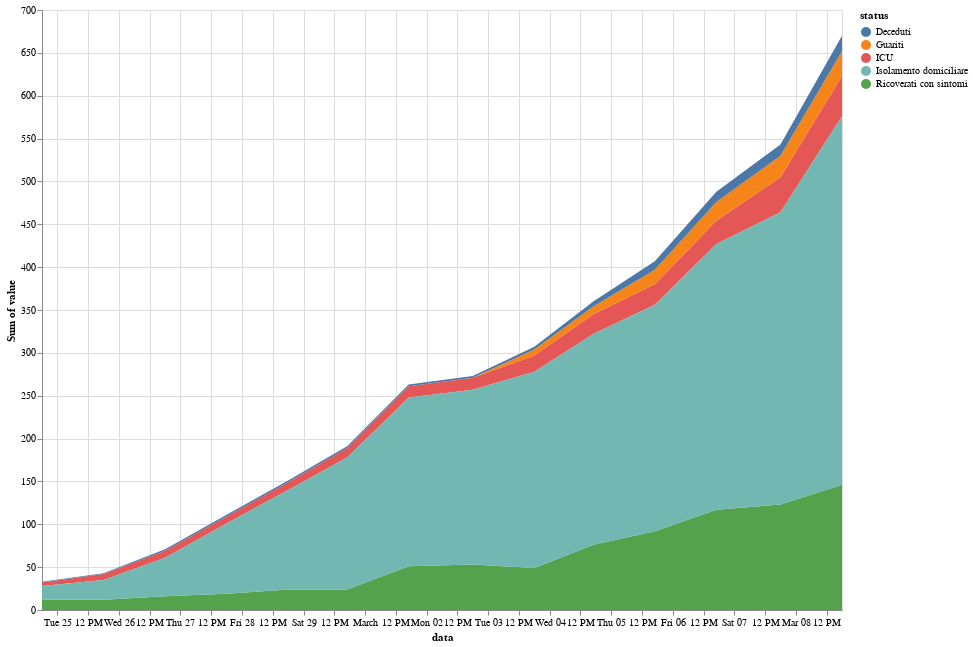

Notebook cell for this chart:
### Code cell
fields = ['Ricoverati con sintomi', 'ICU', 'Isolamento domiciliare', 'Guariti', 'Deceduti']
alt.Chart(regions_df[(regions_df.status.isin(fields)) & (regions_df.regione == 'Veneto')]).mark_area().encode(
    y='sum(value)',
    x='data:T',
    color='status:N'
).properties(
    height=600,
    width=800
).interactive()

### Figure 1 — Vega-Lite specification as saved in the notebook (floating-point values rounded to 4 significant figures)
{"config": {"view": {"continuousWidth": 400, "continuousHeight": 300}}, "data": {"name": "data-88caf4f139b7600f473c52cb59e4d529"}, "mark": "area", "encoding": {"color": {"type": "nominal", "field": "status"}, "x": {"type": "temporal", "field": "data"}, "y": {"type": "quantitative", "aggregate": "sum", "field": "value"}}, "height": 600, "selection": {"selector001": {"type": "interval", "bind": "scales", "encodings": ["x", "y"]}}, "width": 800, "$schema": "https://vega.github.io/schema/vega-lite/v4.0.2.json", "datasets": {"data-88caf4f139b7600f473c52cb59e4d529": [{"data": "2020-02-24T18:00:00", "stato": "ITA", "codice_regione": 5, "regione": "Veneto", "lat": 45.43, "long": 12.34, "status": "Ricoverati con sintomi", "value": 12}, {"data": "2020-02-25T18:00:00", "stato": "ITA", "codice_regione": 5, "regione": "Veneto", "lat": 45.43, "long": 12.34, "status": "Ricoverati con sintomi", "value": 12}, {"data": "2020-02-26T18:00:00", "stato": "ITA", "codice_regione": 5, "regione": "Veneto", "lat": 45.43, "long": 12.34, "status": "Ricoverati con sintomi", "value": 16}, {"data": "2020-02-27T18:00:00", "stato": "ITA", "codice_regione": 5, "regione": "Veneto", "lat": 45.43, "long": 12.34, "status": "Ricoverati con sintomi", "value": 19}, {"data": "2020-02-28T18:00:00", "stato": "ITA", "codice_regione": 5, "regione": "Veneto", "lat": 45.43, "long": 12.34, "status": "Ricoverati con sintomi", "value": 24}, {"data": "2020-02-29T17:00:00", "stato": "ITA", "codice_regione": 5, "regione": "Veneto", "lat": 45.43, "long": 12.34, "status": "Ricoverati con sintomi", "value": 24}, {"data": "2020-03-01T17:00:00", "stato": "ITA", "codice_regione": 5, "regione": "Veneto", "lat": 45.43, "long": 12.34, "status": "Ricoverati con sintomi", "value": 51}, {"data": "2020-03-02T18:00:00", "stato": "ITA", "codice_regione": 5, "regione": "Veneto", "lat": 45.43, "long": 12.34, "status": "Ricoverati con sintomi", "value": 53}, {"data": "2020-03-03T18:00:00", "stato": "ITA", "codice_regione": 5, "regione": "Veneto", "lat": 45.43, "long": 12.34, "status": "Ricoverati con sintomi", "value": 49}, {"data": "2020-03-04T17:00:00", "stato": "ITA", "codice_regione": 5, "regione": "Veneto", "lat": 45.43, "long": 12.34, "status": "Ricoverati con sintomi", "value": 76}, {"data": "2020-03-05T17:00:00", "stato": "ITA", "codice_regione": 5, "regione": "Veneto", "lat": 45.43, "long": 12.34, "status": "Ricoverati con sintomi", "value": 92}, {"data": "2020-03-06T17:00:00", "stato": "ITA", "codice_regione": 5, "regione": "Veneto", "lat": 45.43, "long": 12.34, "status": "Ricoverati con sintomi", "value": 117}, {"data": "2020-03-07T18:00:00", "stato": "ITA", "codice_regione": 5, "regione": "Veneto", "lat": 45.43, "long": 12.34, "status": "Ricoverati con sintomi", "value": 123}, {"data": "2020-03-08T18:00:00", "stato": "ITA", "codice_regione": 5, "regione": "Veneto", "lat": 45.43, "long": 12.34, "status": "Ricoverati con sintomi", "value": 146}, {"data": "2020-02-24T18:00:00", "stato": "ITA", "codice_regione": 5, "regione": "Veneto", "lat": 45.43, "long": 12.34, "status": "ICU", "value": 4}, {"data": "2020-02-25T18:00:00", "stato": "ITA", "codice_regione": 5, "regione": "Veneto", "lat": 45.43, "long": 12.34, "status": "ICU", "value": 7}, {"data": "2020-02-26T18:00:00", "stato": "ITA", "codice_regione": 5, "regione": "Veneto", "lat": 45.43, "long": 12.34, "status": "ICU", "value": 8}, {"data": "2020-02-27T18:00:00", "stato": "ITA", "codice_regione": 5, "regione": "Veneto", "lat": 45.43, "long": 12.34, "status": "ICU", "value": 8}, {"data": "2020-02-28T18:00:00", "stato": "ITA", "codice_regione": 5, "regione": "Veneto", "lat": 45.43, "long": 12.34, "status": "ICU", "value": 9}, {"data": "2020-02-29T17:00:00", "stato": "ITA", "codice_regione": 5, "regione": "Veneto", "lat": 45.43, "long": 12.34, "status": "ICU", "value": 11}, {"data": "2020-03-01T17:00:00", "stato": "ITA", "codice_regione": 5, "regione": "Veneto", "lat": 45.43, "long": 12.34, "status": "ICU", "value": 13}, {"data": "2020-03-02T18:00:00", "stato": "ITA", "codice_regione": 5, "regione": "Veneto", "lat": 45.43, "long": 12.34, "status": "ICU", "value": 14}, {"data": "2020-03-03T18:00:00", "stato": "ITA", "codice_regione": 5, "regione": "Veneto", "lat": 45.43, "long": 12.34, "status": "ICU", "value": 19}, {"data": "2020-03-04T17:00:00", "stato": "ITA", "codice_regione": 5, "regione": "Veneto", "lat": 45.43, "long": 12.34, "status": "ICU", "value": 23}, {"data": "2020-03-05T17:00:00", "stato": "ITA", "codice_regione": 5, "regione": "Veneto", "lat": 45.43, "long": 12.34, "status": "ICU", "value": 24}, {"data": "2020-03-06T17:00:00", "stato": "ITA", "codice_regione": 5, "regione": "Veneto", "lat": 45.43, "long": 12.34, "status": "ICU", "value": 27}, {"data": "2020-03-07T18:00:00", "stato": "ITA", "codice_regione": 5, "regione": "Veneto", "lat": 45.43, "long": 12.34, "status": "ICU", "value": 41}, {"data": "2020-03-08T18:00:00", "stato": "ITA", "codice_regione": 5, "regione": "Veneto", "lat": 45.43, "long": 12.34, "status": "ICU", "value": 47}, {"data": "2020-02-24T18:00:00", "stato": "ITA", "codice_regione": 5, "regione": "Veneto", "lat": 45.43, "long": 12.34, "status": "Isolamento domiciliare", "value": 16}, {"data": "2020-02-25T18:00:00", "stato": "ITA", "codice_regione": 5, "regione": "Veneto", "lat": 45.43, "long": 12.34, "status": "Isolamento domiciliare", "value": 23}, {"data": "2020-02-26T18:00:00", "stato": "ITA", "codice_regione": 5, "regione": "Veneto", "lat": 45.43, "long": 12.34, "status": "Isolamento domiciliare", "value": 45}, {"data": "2020-02-27T18:00:00", "stato": "ITA", "codice_regione": 5, "regione": "Veneto", "lat": 45.43, "long": 12.34, "status": "Isolamento domiciliare", "value": 82}, {"data": "2020-02-28T18:00:00", "stato": "ITA", "codice_regione": 5, "regione": "Veneto", "lat": 45.43, "long": 12.34, "status": "Isolamento domiciliare", "value": 116}, {"data": "2020-02-29T17:00:00", "stato": "ITA", "codice_regione": 5, "regione": "Veneto", "lat": 45.43, "long": 12.34, "status": "Isolamento domiciliare", "value": 154}, {"data": "2020-03-01T17:00:00", "stato": "ITA", "codice_regione": 5, "regione": "Veneto", "lat": 45.43, "long": 12.34, "status": "Isolamento domiciliare", "value": 197}, {"data": "2020-03-02T18:00:00", "stato": "ITA", "codice_regione": 5, "regione": "Veneto", "lat": 45.43, "long": 12.34, "status": "Isolamento domiciliare", "value": 204}, {"data": "2020-03-03T18:00:00", "stato": "ITA", "codice_regione": 5, "regione": "Veneto", "lat": 45.43, "long": 12.34, "status": "Isolamento domiciliare", "value": 229}, {"data": "2020-03-04T17:00:00", "stato": "ITA", "codice_regione": 5, "regione": "Veneto", "lat": 45.43, "long": 12.34, "status": "Isolamento domiciliare", "value": 246}, {"data": "2020-03-05T17:00:00", "stato": "ITA", "codice_regione": 5, "regione": "Veneto", "lat": 45.43, "long": 12.34, "status": "Isolamento domiciliare", "value": 264}, {"data": "2020-03-06T17:00:00", "stato": "ITA", "codice_regione": 5, "regione": "Veneto", "lat": 45.43, "long": 12.34, "status": "Isolamento domiciliare", "value": 310}, {"data": "2020-03-07T18:00:00", "stato": "ITA", "codice_regione": 5, "regione": "Veneto", "lat": 45.43, "long": 12.34, "status": "Isolamento domiciliare", "value": 341}, {"data": "2020-03-08T18:00:00", "stato": "ITA", "codice_regione": 5, "regione": "Veneto", "lat": 45.43, "long": 12.34, "status": "Isolamento domiciliare", "value": 430}, {"data": "2020-02-24T18:00:00", "stato": "ITA", "codice_regione": 5, "regione": "Veneto", "lat": 45.43, "long": 12.34, "status": "Guariti", "value": 0}, {"data": "2020-02-25T18:00:00", "stato": "ITA", "codice_regione": 5, "regione": "Veneto", "lat": 45.43, "long": 12.34, "status": "Guariti", "value": 0}, {"data": "2020-02-26T18:00:00", "stato": "ITA", "codice_regione": 5, "regione": "Veneto", "lat": 45.43, "long": 12.34, "status": "Guariti", "value": 0}, {"data": "2020-02-27T18:00:00", "stato": "ITA", "codice_regione": 5, "regione": "Veneto", "lat": 45.43, "long": 12.34, "status": "Guariti", "value": 0}, {"data": "2020-02-28T18:00:00", "stato": "ITA", "codice_regione": 5, "regione": "Veneto", "lat": 45.43, "long": 12.34, "status": "Guariti", "value": 0}, {"data": "2020-02-29T17:00:00", "stato": "ITA", "codice_regione": 5, "regione": "Veneto", "lat": 45.43, "long": 12.34, "status": "Guariti", "value": 0}, {"data": "2020-03-01T17:00:00", "stato": "ITA", "codice_regione": 5, "regione": "Veneto", "lat": 45.43, "long": 12.34, "status": "Guariti", "value": 0}, {"data": "2020-03-02T18:00:00", "stato": "ITA", "codice_regione": 5, "regione": "Veneto", "lat": 45.43, "long": 12.34, "status": "Guariti", "value": 0}, {"data": "2020-03-03T18:00:00", "stato": "ITA", "codice_regione": 5, "regione": "Veneto", "lat": 45.43, "long": 12.34, "status": "Guariti", "value": 7}, {"data": "2020-03-04T17:00:00", "stato": "ITA", "codice_regione": 5, "regione": "Veneto", "lat": 45.43, "long": 12.34, "status": "Guariti", "value": 9}, {"data": "2020-03-05T17:00:00", "stato": "ITA", "codice_regione": 5, "regione": "Veneto", "lat": 45.43, "long": 12.34, "status": "Guariti", "value": 17}, {"data": "2020-03-06T17:00:00", "stato": "ITA", "codice_regione": 5, "regione": "Veneto", "lat": 45.43, "long": 12.34, "status": "Guariti", "value": 22}, {"data": "2020-03-07T18:00:00", "stato": "ITA", "codice_regione": 5, "regione": "Veneto", "lat": 45.43, "long": 12.34, "status": "Guariti", "value": 25}, {"data": "2020-03-08T18:00:00", "stato": "ITA", "codice_regione": 5, "regione": "Veneto", "lat": 45.43, "long": 12.34, "status": "Guariti", "value": 29}, {"data": "2020-02-24T18:00:00", "stato": "ITA", "codice_regione": 5, "regione": "Veneto", "lat": 45.43, "long": 12.34, "status": "Deceduti", "value": 1}, {"data": "2020-02-25T18:00:00", "stato": "ITA", "codice_regione": 5, "regione": "Veneto", "lat": 45.43, "long": 12.34, "status": "Deceduti", "value": 1}, {"data": "2020-02-26T18:00:00", "stato": "ITA", "codice_regione": 5, "regione": "Veneto", "lat": 45.43, "long": 12.34, "status": "Deceduti", "value": 2}, {"data": "2020-02-27T18:00:00", "stato": "ITA", "codice_regione": 5, "regione": "Veneto", "lat": 45.43, "long": 12.34, "status": "Deceduti", "value": 2}, {"data": "2020-02-28T18:00:00", "stato": "ITA", "codice_regione": 5, "regione": "Veneto", "lat": 45.43, "long": 12.34, "status": "Deceduti", "value": 2}, {"data": "2020-02-29T17:00:00", "stato": "ITA", "codice_regione": 5, "regione": "Veneto", "lat": 45.43, "long": 12.34, "status": "Deceduti", "value": 2}, {"data": "2020-03-01T17:00:00", "stato": "ITA", "codice_regione": 5, "regione": "Veneto", "lat": 45.43, "long": 12.34, "status": "Deceduti", "value": 2}, {"data": "2020-03-02T18:00:00", "stato": "ITA", "codice_regione": 5, "regione": "Veneto", "lat": 45.43, "long": 12.34, "status": "Deceduti", "value": 2}, {"data": "2020-03-03T18:00:00", "stato": "ITA", "codice_regione": 5, "regione": "Veneto", "lat": 45.43, "long": 12.34, "status": "Deceduti", "value": 3}, {"data": "2020-03-04T17:00:00", "stato": "ITA", "codice_regione": 5, "regione": "Veneto", "lat": 45.43, "long": 12.34, "status": "Deceduti", "value": 6}, {"data": "2020-03-05T17:00:00", "stato": "ITA", "codice_regione": 5, "regione": "Veneto", "lat": 45.43, "long": 12.34, "status": "Deceduti", "value": 10}, {"data": "2020-03-06T17:00:00", "stato": "ITA", "codice_regione": 5, "regione": "Veneto", "lat": 45.43, "long": 12.34, "status": "Deceduti", "value": 12}, {"data": "2020-03-07T18:00:00", "stato": "ITA", "codice_regione": 5, "regione": "Veneto", "lat": 45.43, "long": 12.34, "status": "Deceduti", "value": 13}, {"data": "2020-03-08T18:00:00", "stato": "ITA", "codice_regione": 5, "regione": "Veneto", "lat": 45.43, "long": 12.34, "status": "Deceduti", "value": 18}]}}
